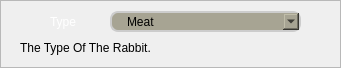
    <widget class="QFrame" name="Type_Frame">
     <property name="geometry">
      <rect>
       <x>10</x>
       <y>522</y>
       <width>341</width>
       <height>68</height>
      </rect>
     </property>
     <property name="minimumSize">
      <size>
       <width>341</width>
       <height>68</height>
      </size>
     </property>
     <property name="maximumSize">
      <size>
       <width>341</width>
       <height>68</height>
      </size>
     </property>
     <property name="frameShape">
      <enum>QFrame::StyledPanel</enum>
     </property>
     <property name="frameShadow">
      <enum>QFrame::Raised</enum>
     </property>
     <widget class="QLabel" name="Rabbit_Type_Icon">
      <property name="geometry">
       <rect>
        <x>20</x>
        <y>11</y>
        <width>21</width>
        <height>21</height>
       </rect>
      </property>
      <property name="minimumSize">
       <size>
        <width>21</width>
        <height>21</height>
       </size>
      </property>
      <property name="maximumSize">
       <size>
        <width>21</width>
        <height>21</height>
       </size>
      </property>
      <property name="styleSheet">
       <string notr="true">border: none;
background-color: rgba(0, 0, 0, 0);
color: rgb(255, 255, 255);
font: 75 18pt &quot;Acme&quot;;</string>
      </property>
      <property name="text">
       <string/>
      </property>
      <property name="pixmap">
       <pixmap resource="resources.qrc">:/Icons/Rabbits_White.png</pixmap>
      </property>
      <property name="scaledContents">
       <bool>true</bool>
      </property>
      <property name="alignment">
       <set>Qt::AlignCenter</set>
      </property>
     </widget>
     <widget class="QComboBox" name="Type_Input">
      <property name="geometry">
       <rect>
        <x>110</x>
        <y>11</y>
        <width>191</width>
        <height>21</height>
       </rect>
      </property>
      <property name="minimumSize">
       <size>
        <width>191</width>
        <height>21</height>
       </size>
      </property>
      <property name="maximumSize">
       <size>
        <width>191</width>
        <height>21</height>
       </size>
      </property>
      <property name="styleSheet">
       <string notr="true">QComboBox {
	background-color:rgb(167, 164, 147);
	padding:1px 18px 1px 3px;
	padding-left: 15px;
	border: 2px solid #ccc;
	border-radius: 8px;
	background-repeat: no-repeat;
	background-position: left center;
	font: 75 15pt &quot;Acme&quot;;
}</string>
      </property>
      <item>
       <property name="text">
        <string>Meat</string>
       </property>
       <property name="icon">
        <iconset resource="resources.qrc">
         <normaloff>:/Icons/Rabbits_White.png</normaloff>
         <normalon>:/Icons/Rabbits_Green.png</normalon>:/Icons/Rabbits_White.png</iconset>
       </property>
      </item>
      <item>
       <property name="text">
        <string>Breeding</string>
       </property>
       <property name="icon">
        <iconset resource="resources.qrc">
         <normaloff>:/Icons/Rabbits_White.png</normaloff>
         <normalon>:/Icons/Rabbits_Green.png</normalon>:/Icons/Rabbits_White.png</iconset>
       </property>
      </item>
     </widget>
     <widget class="QLabel" name="Rabbit_Type_Label">
      <property name="geometry">
       <rect>
        <x>50</x>
        <y>11</y>
        <width>61</width>
        <height>21</height>
       </rect>
      </property>
      <property name="minimumSize">
       <size>
        <width>61</width>
        <height>21</height>
       </size>
      </property>
      <property name="maximumSize">
       <size>
        <width>61</width>
        <height>21</height>
       </size>
      </property>
      <property name="styleSheet">
       <string notr="true">QLabel {
border: none;
background-color: rgba(0, 0, 0, 0);
color: rgb(255, 255, 255);
font: 75 13pt &quot;Acme&quot;;
}</string>
      </property>
      <property name="text">
       <string>Type</string>
      </property>
     </widget>
     <widget class="QLabel" name="Type_Infos">
      <property name="geometry">
       <rect>
        <x>20</x>
        <y>37</y>
        <width>301</width>
        <height>21</height>
       </rect>
      </property>
      <property name="minimumSize">
       <size>
        <width>301</width>
        <height>21</height>
       </size>
      </property>
      <property name="maximumSize">
       <size>
        <width>301</width>
        <height>21</height>
       </size>
      </property>
      <property name="styleSheet">
       <string notr="true">QLabel {border: none;
background-color: rgba(0, 0, 0, 0);
color: rgbrgb(0, 174, 255);
font: 75 13pt &quot;Acme&quot;;
}</string>
      </property>
      <property name="text">
       <string>The Type Of The Rabbit.</string>
      </property>
     </widget>
    </widget>
